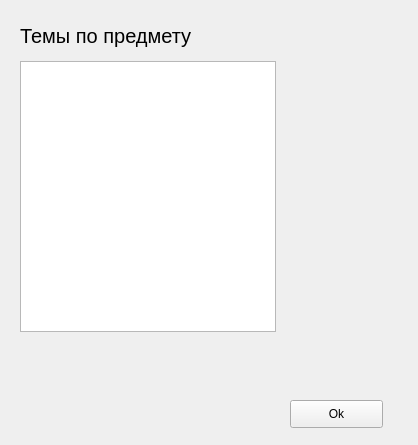
<?xml version="1.0" encoding="UTF-8"?>
<ui version="4.0">
 <class>Form</class>
 <widget class="QWidget" name="Form">
  <property name="geometry">
   <rect>
    <x>0</x>
    <y>0</y>
    <width>418</width>
    <height>445</height>
   </rect>
  </property>
  <property name="windowTitle">
   <string>Form</string>
  </property>
  <widget class="QLabel" name="label">
   <property name="geometry">
    <rect>
     <x>20</x>
     <y>20</y>
     <width>381</width>
     <height>31</height>
    </rect>
   </property>
   <property name="font">
    <font>
     <pointsize>15</pointsize>
    </font>
   </property>
   <property name="text">
    <string>Темы по предмету </string>
   </property>
   <property name="textFormat">
    <enum>Qt::PlainText</enum>
   </property>
  </widget>
  <widget class="QListWidget" name="listWidget">
   <property name="geometry">
    <rect>
     <x>20</x>
     <y>61</y>
     <width>256</width>
     <height>271</height>
    </rect>
   </property>
  </widget>
  <widget class="QPushButton" name="pushButton">
   <property name="geometry">
    <rect>
     <x>290</x>
     <y>400</y>
     <width>93</width>
     <height>28</height>
    </rect>
   </property>
   <property name="text">
    <string>Ok</string>
   </property>
  </widget>
 </widget>
 <resources/>
 <connections/>
</ui>
